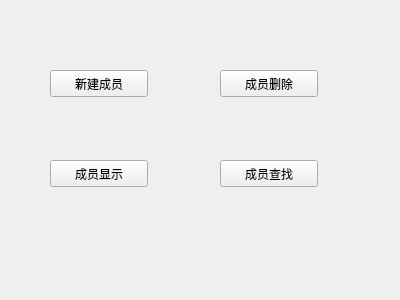
<?xml version="1.0" encoding="UTF-8"?>
<ui version="4.0">
 <class>secondwindow</class>
 <widget class="QWidget" name="secondwindow">
  <property name="geometry">
   <rect>
    <x>0</x>
    <y>0</y>
    <width>400</width>
    <height>300</height>
   </rect>
  </property>
  <property name="windowTitle">
   <string>Form</string>
  </property>
  <widget class="QPushButton" name="createusr">
   <property name="geometry">
    <rect>
     <x>50</x>
     <y>70</y>
     <width>98</width>
     <height>27</height>
    </rect>
   </property>
   <property name="text">
    <string>新建成员</string>
   </property>
  </widget>
  <widget class="QPushButton" name="showusr">
   <property name="geometry">
    <rect>
     <x>50</x>
     <y>160</y>
     <width>98</width>
     <height>27</height>
    </rect>
   </property>
   <property name="text">
    <string>成员显示</string>
   </property>
  </widget>
  <widget class="QPushButton" name="findusr">
   <property name="geometry">
    <rect>
     <x>220</x>
     <y>160</y>
     <width>98</width>
     <height>27</height>
    </rect>
   </property>
   <property name="text">
    <string>成员查找</string>
   </property>
  </widget>
  <widget class="QPushButton" name="deleteusr">
   <property name="geometry">
    <rect>
     <x>220</x>
     <y>70</y>
     <width>98</width>
     <height>27</height>
    </rect>
   </property>
   <property name="text">
    <string>成员删除</string>
   </property>
  </widget>
 </widget>
 <resources/>
 <connections/>
</ui>
